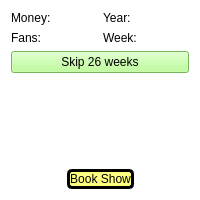
      <widget class="QWidget" name="Dashboard_Page">
       <property name="styleSheet">
        <string notr="true">background-color: rgb(255, 255, 255);</string>
       </property>
       <layout class="QGridLayout" name="gridLayout_7">
        <item row="0" column="0">
         <layout class="QGridLayout" name="gridLayout_3">
          <item row="0" column="0">
           <widget class="QLabel" name="moneyDisplay">
            <property name="styleSheet">
             <string notr="true">color: rgb(0, 0, 0);
font: 12pt &quot;Segoe UI&quot;;</string>
            </property>
            <property name="text">
             <string>Money:</string>
            </property>
           </widget>
          </item>
          <item row="1" column="0">
           <widget class="QLabel" name="fansDisplay">
            <property name="styleSheet">
             <string notr="true">color: rgb(0, 0, 0);
font: 12pt &quot;Segoe UI&quot;;</string>
            </property>
            <property name="text">
             <string>Fans:</string>
            </property>
           </widget>
          </item>
          <item row="0" column="1">
           <widget class="QLabel" name="yearDisplay">
            <property name="styleSheet">
             <string notr="true">color: rgb(0, 0, 0);
font: 12pt &quot;Segoe UI&quot;;</string>
            </property>
            <property name="text">
             <string>Year: </string>
            </property>
           </widget>
          </item>
          <item row="1" column="1">
           <widget class="QLabel" name="WeekDisplay">
            <property name="styleSheet">
             <string notr="true">color: rgb(0, 0, 0);
font: 12pt &quot;Segoe UI&quot;;</string>
            </property>
            <property name="text">
             <string>Week:</string>
            </property>
           </widget>
          </item>
         </layout>
        </item>
        <item row="3" column="0">
         <layout class="QHBoxLayout" name="horizontalLayout">
          <property name="sizeConstraint">
           <enum>QLayout::SizeConstraint::SetMinimumSize</enum>
          </property>
          <item>
           <spacer name="horizontalSpacer_2">
            <property name="orientation">
             <enum>Qt::Orientation::Horizontal</enum>
            </property>
            <property name="sizeHint" stdset="0">
             <size>
              <width>40</width>
              <height>20</height>
             </size>
            </property>
           </spacer>
          </item>
          <item alignment="Qt::AlignmentFlag::AlignVCenter">
           <widget class="QPushButton" name="CardTab">
            <property name="enabled">
             <bool>true</bool>
            </property>
            <property name="sizePolicy">
             <sizepolicy hsizetype="Minimum" vsizetype="Fixed">
              <horstretch>0</horstretch>
              <verstretch>0</verstretch>
             </sizepolicy>
            </property>
            <property name="maximumSize">
             <size>
              <width>250</width>
              <height>250</height>
             </size>
            </property>
            <property name="styleSheet">
             <string notr="true">background-color: rgb(255, 255, 127);
border: 3px solid black;
border-radius: 5px;
font: 24pt &quot;Segoe UI&quot;;
color: rgb(0, 0, 0);</string>
            </property>
            <property name="text">
             <string>Book Show</string>
            </property>
           </widget>
          </item>
          <item>
           <spacer name="horizontalSpacer">
            <property name="orientation">
             <enum>Qt::Orientation::Horizontal</enum>
            </property>
            <property name="sizeType">
             <enum>QSizePolicy::Policy::Expanding</enum>
            </property>
            <property name="sizeHint" stdset="0">
             <size>
              <width>40</width>
              <height>20</height>
             </size>
            </property>
           </spacer>
          </item>
         </layout>
        </item>
        <item row="1" column="0">
         <widget class="QPushButton" name="pushButton">
          <property name="styleSheet">
           <string notr="true">background-color: rgb(170, 255, 127);
color: rgb(0, 0, 0);
font: 18pt &quot;Segoe UI&quot;;</string>
          </property>
          <property name="text">
           <string>Skip 26 weeks</string>
          </property>
         </widget>
        </item>
        <item row="2" column="0">
         <spacer name="verticalSpacer">
          <property name="orientation">
           <enum>Qt::Orientation::Vertical</enum>
          </property>
          <property name="sizeType">
           <enum>QSizePolicy::Policy::Ignored</enum>
          </property>
          <property name="sizeHint" stdset="0">
           <size>
            <width>20</width>
            <height>90</height>
           </size>
          </property>
         </spacer>
        </item>
       </layout>
      </widget>
